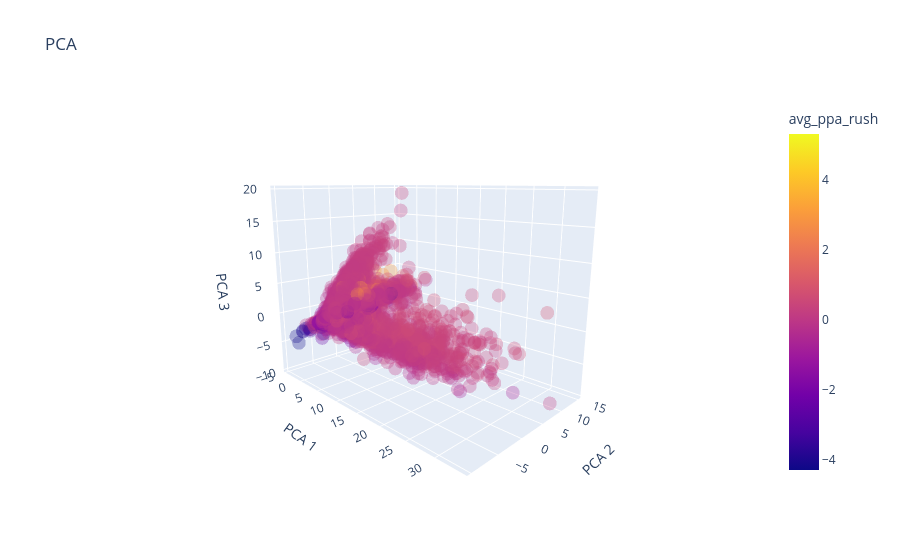

This figure's notebook cell:
### Code cell
df_umap = pd.DataFrame({
    "PCA 1": X_pca[:, 0],
    "PCA 2": X_pca[:, 1],
    "PCA 3": X_pca[:, 2]
})

# df_umap['log_w_av'] = np.log(df['w_av']).fillna(0)

df_umap['avg_ppa_rush'] = numeric_df.avg_ppa_rush


fig = px.scatter_3d(
    df_umap,
    x="PCA 1",
    y="PCA 2",
    z="PCA 3",
    opacity=0.3,
    title="PCA",
    color="avg_ppa_rush"
)

fig.update_layout(
    scene=dict(
        xaxis_title="PCA 1",
        yaxis_title="PCA 2",
        zaxis_title="PCA 3",
        camera=dict(
            eye=dict(x=1.5, y=-1.5, z=0.5)  # roughly similar to elev=10, azim=-45
        )
    )
)

fig.show()

### Figure 1 — Plotly figure (JSON) as saved in the notebook; plotly's stock layout.template omitted (floating-point values rounded to 4 significant figures; data arrays with more than 128 entries replaced by an {"elided": "..."} marker saying what was removed)
{"data": [{"hovertemplate": "PCA 1=%{x}<br>PCA 2=%{y}<br>PCA 3=%{z}<br>avg_ppa_rush=%{marker.color}<extra></extra>", "legendgroup": "", "marker": {"color": {"elided": "12408 float values"}, "coloraxis": "coloraxis", "opacity": 0.3, "symbol": "circle"}, "mode": "markers", "name": "", "scene": "scene", "showlegend": false, "type": "scatter3d", "x": {"elided": "12408 float values"}, "y": {"elided": "12408 float values"}, "z": {"elided": "12408 float values"}}], "layout": {"coloraxis": {"colorbar": {"title": {"text": "avg_ppa_rush"}}, "colorscale": [[0, "#0d0887"], [0.1111, "#46039f"], [0.2222, "#7201a8"], [0.3333, "#9c179e"], [0.4444, "#bd3786"], [0.5556, "#d8576b"], [0.6667, "#ed7953"], [0.7778, "#fb9f3a"], [0.8889, "#fdca26"], [1, "#f0f921"]]}, "legend": {"tracegroupgap": 0}, "scene": {"camera": {"eye": {"x": 1.5, "y": -1.5, "z": 0.5}}, "domain": {"x": [0, 1], "y": [0, 1]}, "xaxis": {"title": {"text": "PCA 1"}}, "yaxis": {"title": {"text": "PCA 2"}}, "zaxis": {"title": {"text": "PCA 3"}}}, "title": {"text": "PCA"}}}
